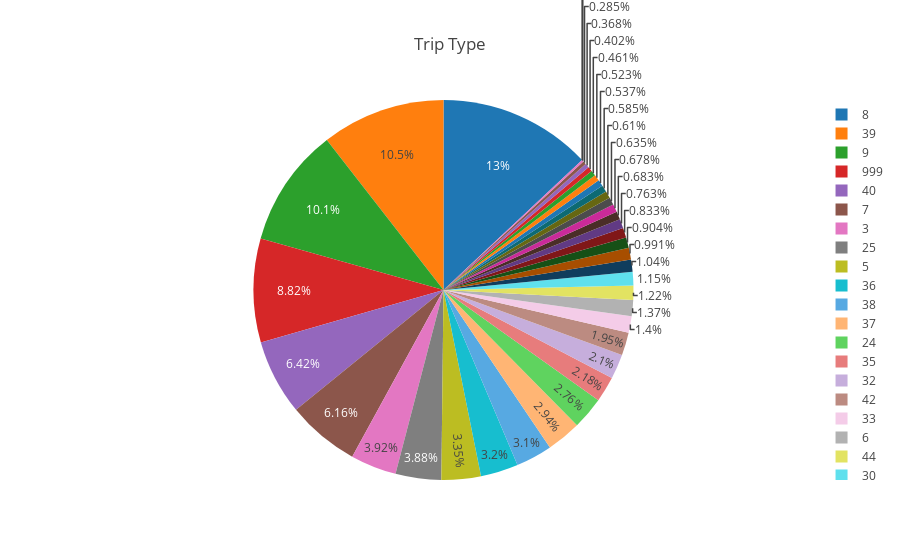

This figure's notebook cell:
### Code cell
plot_pie_chart(feature_extracted_data['TripType'],"Trip Type")

### Figure 1 — Plotly figure (JSON) as saved in the notebook; plotly's stock layout.template omitted (floating-point values rounded to 4 significant figures)
{"data": [{"labels": ["3", "4", "5", "6", "7", "8", "9", "12", "14", "15", "43", "18", "19", "20", "21", "22", "23", "24", "25", "26", "27", "28", "29", "30", "31", "32", "33", "34", "35", "36", "37", "38", "39", "40", "41", "42", "999", "44"], "type": "pie", "values": [3638, 342, 3109, 1274, 5724, 12094, 9389, 265, 4, 962, 840, 544, 374, 630, 635, 921, 139, 2563, 3609, 499, 774, 486, 428, 1068, 590, 1955, 1300, 709, 2022, 2971, 2729, 2880, 9781, 5962, 567, 1815, 8191, 1137]}], "layout": {"title": "Trip Type"}}
